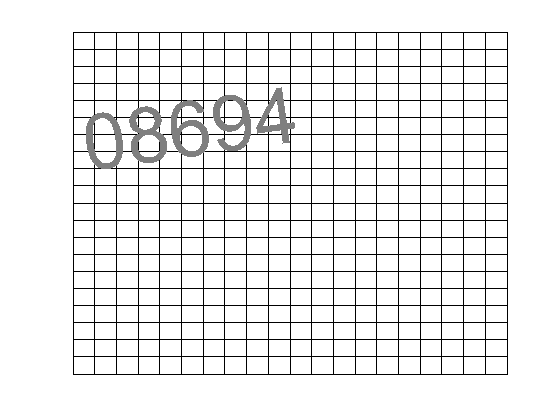
%> input picture Example_Captchas/Example_Captcha_1.tif, 560 x 420 px
$ octave --eval "Break_Captcha('Example_Captchas/Example_Captcha_1.tif');"   (GNU Octave 9; MATLAB toolbox functions it lacks are replaced by stand-ins)
%> lines starting %> are read from the running program, lines starting %| are printed output that depends on the picture; in (x1, y1, x2, y2) boxes, pixels count from 0 and x2, y2 are one past the last pixel; in counts of white or black regions, pixels touching at a corner belong together; the program's own positions count from 1
function Break_Captcha( filename )
%> called with filename = 'Example_Captchas/Example_Captcha_1.tif'
% This a function where the input is a .tif file created by Make_Captcha.
% Through a series of procedures, this function will output a dialog box
% with the string that the function has determined to be present in the
% Captcha
% The plots have been deleted from this function to increase speed. If you
% would like to see intermediate plots see Process_CAPTCHA.m

% Load our captcha (tif file) and convert to grayscale
captcha=rgb2gray(imread(filename));
%> captcha: size 420x560 uint8; min 0, max 255, mean 235.9

% Compute the size of our Captcha
[rows cols]=size(captcha);
%> rows = 420; cols = 560

% A for loop to check every pixel value that matches 127, which corresponds
% to the captcha text
% Inputs chosen matrix corrdinates in a 2 column matrix called points
points=zeros(1,2);
for i=1:rows
    for j=1:cols
        if captcha(i,j) == 127
            points=[points; [i,j]];
        end
    end
end

% Delete the first entry needed to initialize our points vector
points(1,:)=[];

% Create linear regression that best fits the scatter plot
regression_model=polyfit(points(:,2),points(:,1),1);
%> regression_model = [-0.128 153.9]
rot_ang=atan(regression_model(1));
%> rot_ang = -0.127

% Construct rotation matrix
Rot_matrix = [cos(rot_ang), sin(rot_ang);
              -sin(rot_ang),  cos(rot_ang)];
%> Rot_matrix = [0.992 -0.127; 0.127 0.992]

% Calculate size of points vector
[A,B] = size(points);
%> A = 4484; B = 2

% A for loop to rotate every row of points by rot_angle using Rot_matrix
Captchavec = zeros(1,2);
for i=1:A
    Captchavec(i,:) = round(points(i,:) * Rot_matrix);
end

% Find the maximum and minimum pixel locations for each entry
% These will be used to shift the pixel locations to the left and up in the
% matrix so that we can get rid of some black space
minrow = min(Captchavec(:,1));
%> minrow = 123
maxrow = max(Captchavec(:,1));
%> maxrow = 182
mincol = min(Captchavec(:,2));
%> mincol = 68
maxcol = max(Captchavec(:,2));
%> maxcol = 277

% Initialize a matrix to contain the "shifted" pixel locations
% The constants create some wiggle room of black at the edges
Captchamat = zeros(maxrow-minrow+4 ,maxcol-mincol+4);
%> Captchamat: size 63x213 double; every value is 0

% A for loop to input each "shifted" pixel location into Captchamat
for i=1: A
    k = Captchavec(i,1);
    j = Captchavec(i,2);
    Captchamat(k-minrow+2,j-mincol+2) = 255;
end
%> this loop made 4484 passes
%> (k, j) on passes 1 to 3: (123, 269), (123, 264), (123, 265)
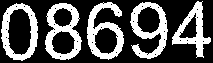
%> Captchamat: size 63x213 double; 33.1% white; 5 white regions, box (x1, y1, x2, y2) and area: (45, 3, 82, 60) 966, (87, 2, 124, 60) 933, (130, 2, 168, 59) 926, (1, 3, 38, 61) 855, (172, 1, 211, 58) 764

% If the number of rows is less than 64
% We need to get the number of rows to 64 (a power of 2)
% This while loop will put a row of zeros at the top of the matrix to do so
[A,B] = size(Captchamat);
%> A = 63; B = 213
Zero_rvector = zeros(1,B);
if A < 64
    while A < 64
        Captchamat = [Zero_rvector; Captchamat];
        [A,B] = size(Captchamat);
    end
%> this loop made 1 pass
%> pass 1, in Break_Captcha, `Captchamat = [Zero_rvector; Captchamat];`:
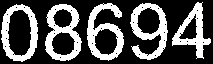
%> Captchamat: size 64x213 double; 32.6% white; 5 white regions, box (x1, y1, x2, y2) and area: (45, 4, 82, 61) 966, (87, 3, 124, 61) 933, (130, 3, 168, 60) 926, (1, 4, 38, 62) 855, (172, 2, 211, 59) 764
end

% IF the number of rows is greater than 64, delete the bottom row until
% Captchamat is of size 64
if A > 64
    while A > 64
        Captchamat(A,:) = [];
        [A,B] = size(Captchamat);
    end
end

% Get rid of the black columns at the beginning of Captchamat
i = 1;
while Captchamat(:,i) == zeros(64,1)
    Captchamat(:,i) = [];
end
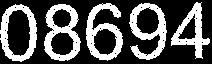
%> Captchamat: size 64x212 double; 32.8% white; 5 white regions, box (x1, y1, x2, y2) and area: (44, 4, 81, 61) 966, (86, 3, 123, 61) 933, (129, 3, 167, 60) 926, (0, 4, 37, 62) 855, (171, 2, 210, 59) 764

% We want each character to be contained in a 64x64 matrix and the
% following nested loop does this. Every 64 columns in Charmatrix will
% correspond to one character of our string
[row,col] = size(Captchamat);
%> row = 64; col = 212
Charmatrix = zeros(64,5*64);

% This is a for loop to complete the task described above
p = 1;
j = 1;
for i=1:col-1 % For each column
    D = Captchamat(:,i); % Take the ith column
    if D == zeros(row,1) % If the ith column is all zeros
        j = 1; % Reset j to 1
        p = p + 1; % Add one to p
        if Captchamat(:,i+1) == D % If the next column is also all zeros
            p = p - 1; % Subtract one from p
        end
    end
    for k = 1:row % For each entry in D
        if D(k) == 255 % If we find a white pixel
            Charmatrix(:,row*(p-1)+j) = Captchamat(:,i); % Put that column into Charmatrix
            j = j+1; % And add one to j, then terminate loop
            break
        end
    end
end
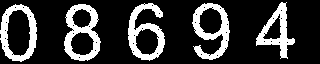
%> Charmatrix: size 64x320 double; 21.7% white; 5 white regions, box (x1, y1, x2, y2) and area: (64, 4, 101, 61) 966, (128, 3, 165, 61) 933, (192, 3, 230, 60) 926, (0, 4, 37, 62) 855, (256, 2, 295, 59) 764
%> after the loop, p = 5

% Now every 64 colunms is what we shall do the HWT on
% Seperate the matrix into each corresponding letter
Letter1 = Charmatrix(:,64*0+1:64*1);
Letter2 = Charmatrix(:,64*1+1:64*2);
Letter3 = Charmatrix(:,64*2+1:64*3);
Letter4 = Charmatrix(:,64*3+1:64*4);
Letter5 = Charmatrix(:,64*4+1:64*5);

% Now we want to move all of the black rows in each letter to the bottom
[row,col] = size(Letter1);
%> col = 64
while Letter1(1,:) == zeros(1,col)
    Letter1(1,:) = [];
    Letter1 = [Letter1 ;zeros(1,col)];
end
%> this loop made 4 passes
while Letter2(1,:) == zeros(1,col)
    Letter2(1,:) = [];
    Letter2 = [Letter2 ;zeros(1,col)];
end
while Letter3(1,:) == zeros(1,col)
    Letter3(1,:) = [];
    Letter3 = [Letter3 ;zeros(1,col)];
end
%> this loop made 3 passes
while Letter4(1,:) == zeros(1,col)
    Letter4(1,:) = [];
    Letter4 = [Letter4 ;zeros(1,col)];
end
while Letter5(1,:) == zeros(1,col)
    Letter5(1,:) = [];
    Letter5 = [Letter5 ;zeros(1,col)];
end
%> this loop made 2 passes

% Compute the HWT on Captchamat
its = 3;    % Number of iterations of the transform
%> (the run ends here)
